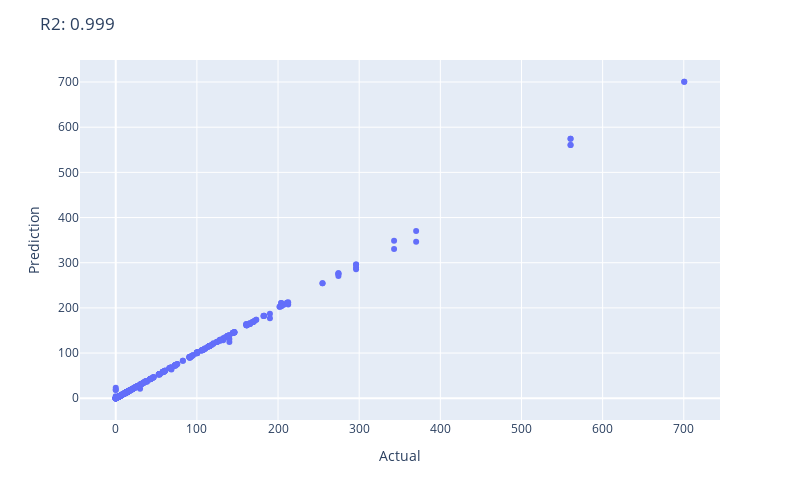

Notebook cell for this chart:
### Code cell
fig = px.scatter(x=y, y=pred, hover_name=labels,
                 labels={
                     "y": "Prediction",
                     "x": "Actual"
                 })
fig.update_layout(
  autosize=False,
  width=800,
  height=500,
  title='R2: {:.3f}'.format(r2_score(y, pred))
  )

### Figure 1 — Plotly figure (JSON) as saved in the notebook; plotly's stock layout.template omitted (floating-point values rounded to 4 significant figures; data arrays with more than 128 entries replaced by an {"elided": "..."} marker saying what was removed)
{"data": [{"hoverlabel": {"namelength": 0}, "hovertemplate": "<b>%{hovertext}</b><br><br>Actual=%{x}<br>Prediction=%{y}", "hovertext": {"elided": "696 str values"}, "legendgroup": "", "marker": {"color": "#636efa", "symbol": "circle"}, "mode": "markers", "name": "", "showlegend": false, "type": "scatter", "x": {"elided": "696 float values"}, "xaxis": "x", "y": {"elided": "696 float values"}, "yaxis": "y"}], "layout": {"autosize": false, "height": 500, "legend": {"tracegroupgap": 0}, "margin": {"t": 60}, "title": {"text": "R2: 0.999"}, "width": 800, "xaxis": {"anchor": "y", "domain": [0, 1], "title": {"text": "Actual"}}, "yaxis": {"anchor": "x", "domain": [0, 1], "title": {"text": "Prediction"}}}}
